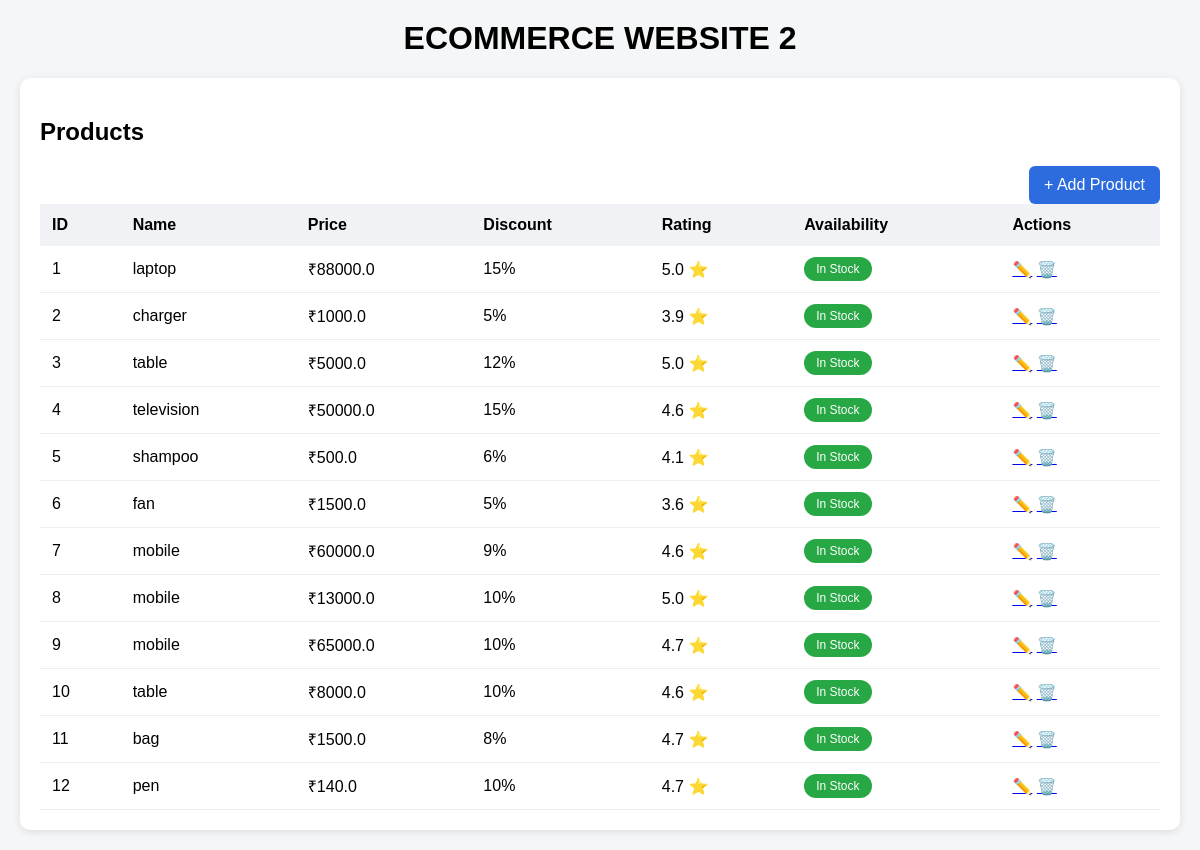
The page /products on the database as committed earlier.
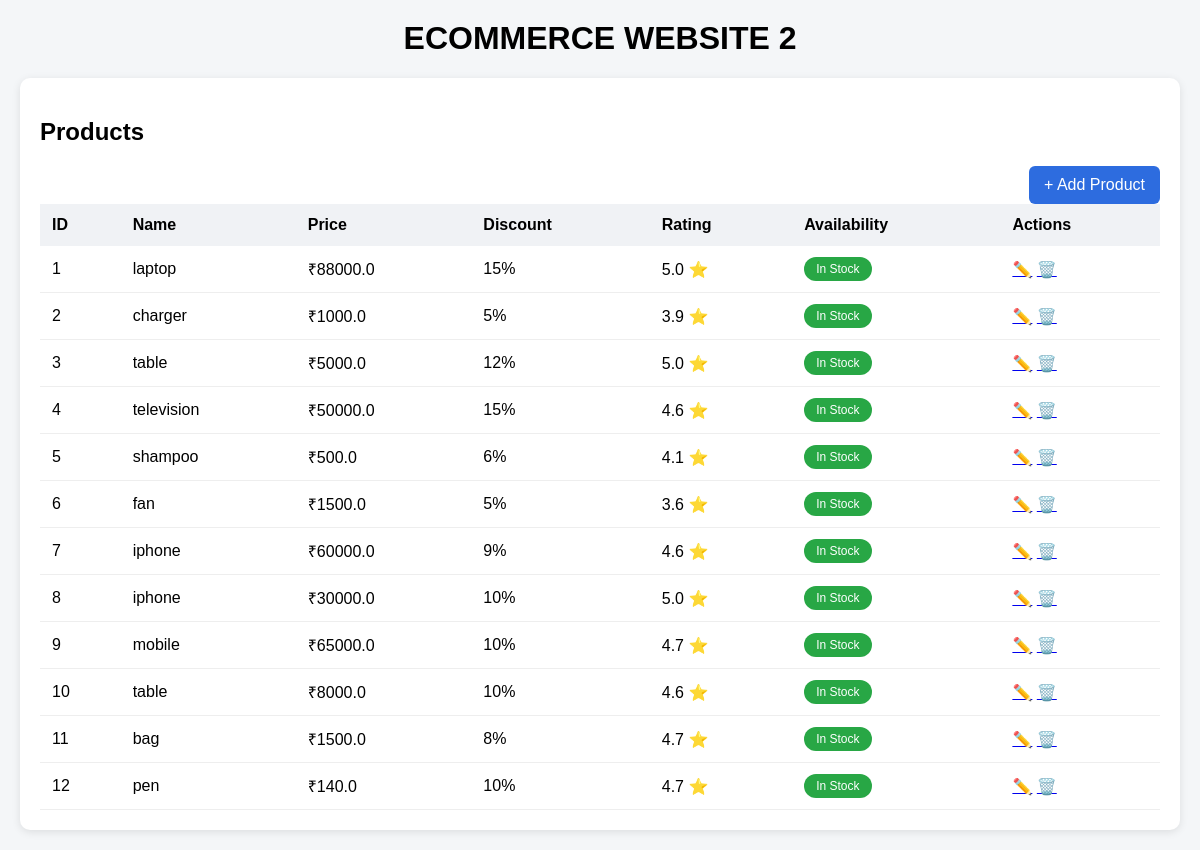
The same page on the database as committed later.
### tables this page shows
CREATE TABLE products (
            id INTEGER PRIMARY KEY AUTOINCREMENT,
            name TEXT NOT NULL,
            price REAL NOT NULL,
            discount INTEGER,
            availability TEXT
        , rating REAL DEFAULT 0);

### app/routes/product_routes.py (the view)
@product_bp.route("/products")
def view_products():
    conn = get_connection()
    cursor = conn.cursor()
    cursor.execute("SELECT * FROM products")
    products = cursor.fetchall()
    conn.close()
    return render_template("products.html", products=products)

### app/routes/product_routes.py (called while the page is built)
def get_connection():
    return sqlite3.connect(DB_PATH, check_same_thread=False)

### app/templates/products.html
<link rel="stylesheet" href="{{ url_for('static', filename='css/style.css') }}">
<h1>ECOMMERCE WEBSITE 2</h1>
<div class="container">
<h2>Products</h2>
<a class="add-btn" href="/add">+ Add Product</a>
<table>
<tr>
    <th>ID</th>
    <th>Name</th>
    <th>Price</th>
    <th>Discount</th>
    <th>Rating</th>
    <th>Availability</th>
    <th>Actions</th>
</tr>
{% for p in products %}
<tr>
    <td>{{ loop.index }}</td>
    <td>{{ p[1] }}</td>
    <td>₹{{ p[2] }}</td>
    <td>{{ p[3] }}%</td>
    <td>{{ p[5] }} ⭐</td>
    <td>
        {% if p[4] == "In Stock" %}
            <span class="badge instock">In Stock</span>
        {% else %}
            <span class="badge outstock">Out of Stock</span>
        {% endif %}
    </td>
    <td>
        <a href="/edit/{{p[0]}}">✏️</a>
        <a href="/delete/{{p[0]}}">🗑️</a>
    </td>
</tr>
{% endfor %}
</table>
</div>

Rows that differ between the two databases and show on the page:
changed products (number 7 of 12 on the later page): name "mobile" → "iphone"
changed products (number 8 of 12 on the later page): name "mobile" → "iphone"; price "13000.0" → "30000.0"
